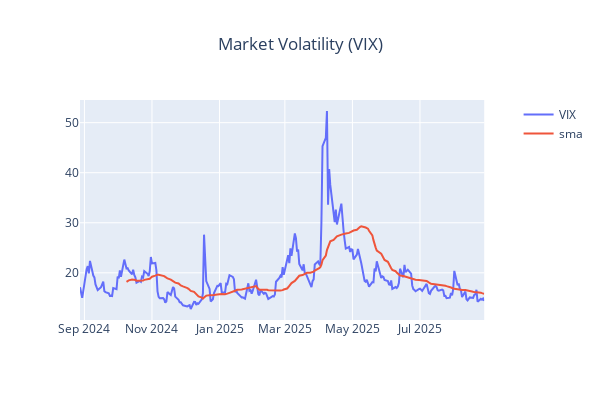

The notebook cell saved with this chart:
### Markdown cell above
### Implied Volaility

### Code cell
import yfinance
from finta import TA
from plotly.subplots import make_subplots
_t = yfinance.Ticker('^VIX')

COLUMNS = ['Adj Close', 'Open','High','Low','Close','Volume']
_d = _t.history(period='1y', auto_adjust=False)
_d['sma'] = TA.SMA(_d, period=30)

_f=make_subplots(specs=[[{"secondary_y": True}]])
_f.update_layout(title=f"Market Volatility (VIX)", title_x=0.5, width=600, height=400)
_d.reset_index(inplace=True)
_f.add_trace(
    go.Scatter(y=_d['Close'], x=_d['Date'], name="VIX"),
    secondary_y=False
)
_f.add_trace(
    go.Scatter(y=_d['sma'], x=_d['Date'], name=f'sma'),
    secondary_y=False
)
_f.show()

### Figure 1 — Plotly figure (JSON) as saved in the notebook; plotly's stock layout.template omitted (floating-point values rounded to 4 significant figures; data arrays with more than 128 entries replaced by an {"elided": "..."} marker saying what was removed)
{"data": [{"name": "VIX", "type": "scatter", "x": {"elided": "251 str values"}, "xaxis": "x", "y": {"elided": "251 float values"}, "yaxis": "y"}, {"name": "sma", "type": "scatter", "x": {"elided": "251 str values"}, "xaxis": "x", "y": {"elided": "251 float values"}, "yaxis": "y"}], "layout": {"height": 400, "title": {"text": "Market Volatility (VIX)", "x": 0.5}, "width": 600, "xaxis": {"anchor": "y", "domain": [0, 0.94]}, "yaxis": {"anchor": "x", "domain": [0, 1]}, "yaxis2": {"anchor": "x", "overlaying": "y", "side": "right"}}}
